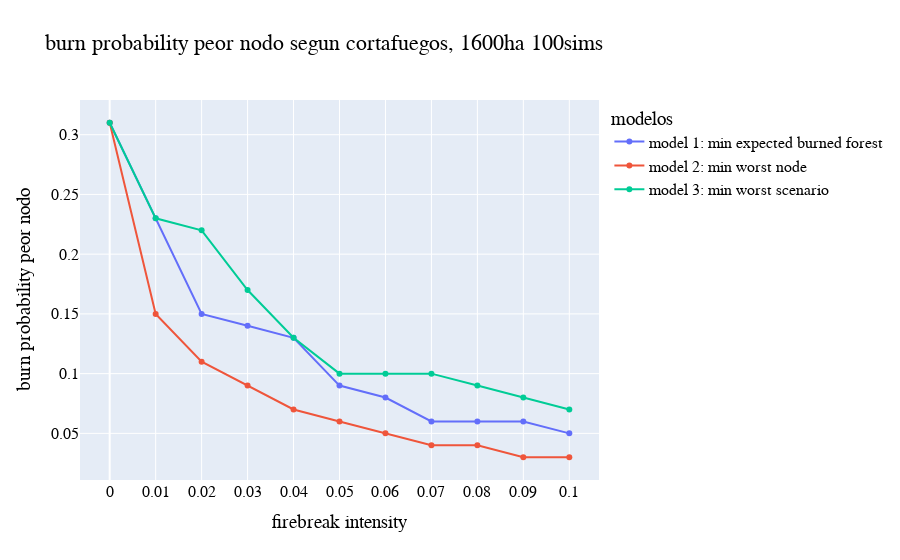

Source (notebook cell):
### Code cell
# grafico para fo2 --------
fig = go.Figure(go.Scatter(x = intensidad, y = list(i[1] for i in m1), name = 'model 1: min expected burned forest'))

fig.add_scatter(x = intensidad, y = list(i[1] for i in m2), name = 'model 2: min worst node')
fig.add_scatter(x = intensidad, y = list(i[1] for i in m3), name = 'model 3: min worst scenario')

fig.update_layout(
    xaxis = dict(
        tickmode = 'linear',
        tick0 = 0,
        dtick = 0.01),
    title="burn probability peor nodo segun cortafuegos, 1600ha 100sims",
    xaxis_title="firebreak intensity",
    yaxis_title="burn probability peor nodo",
    legend_title="modelos",
    font=dict(
        family="calibri",
        size=16,
        color="Black"))

fig.show()

### Figure 1 — Plotly figure (JSON) as saved in the notebook; plotly's stock layout.template omitted (floating-point values rounded to 4 significant figures)
{"data": [{"name": "model 1: min expected burned forest", "type": "scatter", "x": [0, 0.01, 0.02, 0.03, 0.04, 0.05, 0.06, 0.07, 0.08, 0.09, 0.1], "y": [0.31, 0.23, 0.15, 0.14, 0.13, 0.09, 0.08, 0.06, 0.06, 0.06, 0.05]}, {"name": "model 2: min worst node", "type": "scatter", "x": [0, 0.01, 0.02, 0.03, 0.04, 0.05, 0.06, 0.07, 0.08, 0.09, 0.1], "y": [0.31, 0.15, 0.11, 0.09, 0.07, 0.06, 0.05, 0.04, 0.04, 0.03, 0.03]}, {"name": "model 3: min worst scenario", "type": "scatter", "x": [0, 0.01, 0.02, 0.03, 0.04, 0.05, 0.06, 0.07, 0.08, 0.09, 0.1], "y": [0.31, 0.23, 0.22, 0.17, 0.13, 0.1, 0.1, 0.1, 0.09, 0.08, 0.07]}], "layout": {"font": {"color": "Black", "family": "calibri", "size": 16}, "legend": {"title": {"text": "modelos"}}, "title": {"text": "burn probability peor nodo segun cortafuegos, 1600ha 100sims"}, "xaxis": {"dtick": 0.01, "tick0": 0, "tickmode": "linear", "title": {"text": "firebreak intensity"}}, "yaxis": {"title": {"text": "burn probability peor nodo"}}}}
